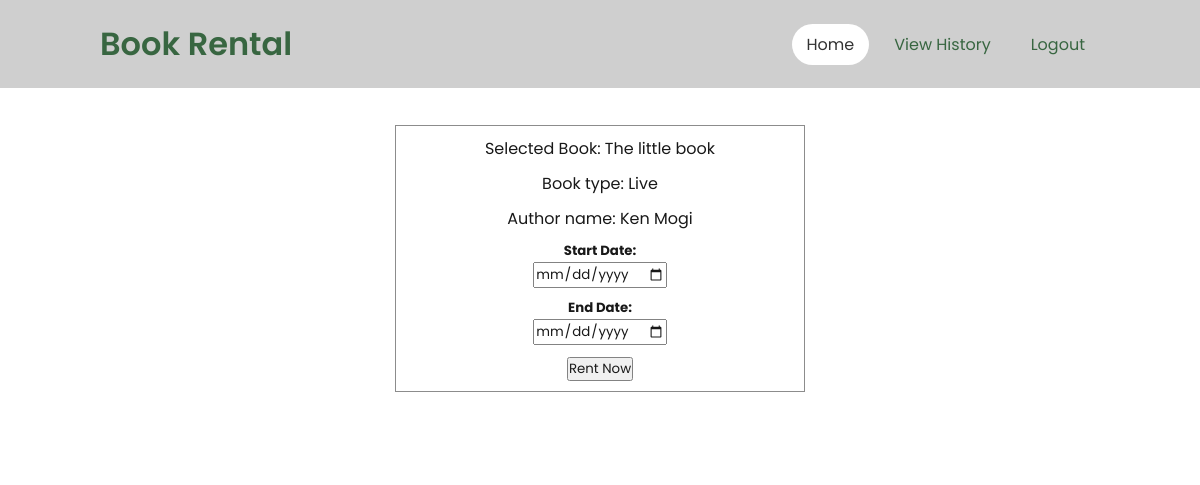
Screenshot of /booking.php?id=1 (signed in) with the database file from the repository.
### tables this page shows
CREATE TABLE `book` (
  `book_id` int(100) NOT NULL,
  `book_name` varchar(255) NOT NULL,
  `book_img` varchar(255) NOT NULL,
  `book_lan` varchar(2) NOT NULL,
  `author_id` int(100) NOT NULL,
  `type_id` int(255) NOT NULL
);

CREATE TABLE `type` (
  `type_id` int(100) NOT NULL,
  `type` varchar(255) NOT NULL
);

CREATE TABLE `author` (
  `author_id` int(100) NOT NULL,
  `author_name` varchar(100) NOT NULL
);

### booking.php (the view, shortened to what this page needs)
<!DOCTYPE html>
<html lang="en">
<head>
  <link rel="stylesheet" href="assets/css/mainrental.css">
</head>
<body>
  <section>
    <div class="bg"></div>
    <header>
      <a href="#" class="logo">Book Rental</a>
      <ul class="navigation">
        <li><a href="user.php" class="active">Home</a></li>
        <li><a href="userrental.php">View History</a></li>
        <li><a href="logout.php"><span class="glyphicon glyphicon-log-out"></span> Logout</a></li>
      </ul>
    </header>
    <div class="content">
    <form role="form" action="bookingconfirm.php" method="POST">
          <?php
                $book_id = $_GET["id"];
                $connection = new mysqli('localhost','root','','registration_system');
                $sql = "SELECT * FROM book natural join type join author using(author_id) where book_id = $book_id";
                $result1 = $connection->query($sql);
                if(mysqli_num_rows($result1) > 0) {
                  while($row1 = mysqli_fetch_assoc($result1)){
                      $book_name = $row1["book_name"];
                      $type = $row1["type"];
                      $author_name = $row1["author_name"];
                      ?>
            <?php }}
            ?>
          <div class="mb-3">
            Selected Book:&nbsp;<?php echo($book_name);?>
                  </div>
          <div class="mb-3">
          Book type:&nbsp;<?php echo($type);?>
                  </div>
          <div class="mb-3">
          Author name:&nbsp;<?php echo($author_name);?>
                  </div>
        <?php $today = date("Y-m-d") ?>
        <div class="mb-3">
          <label><h5>Start Date:</h5></label>
            <input type="date" name="rent_start_date" min="<?php echo($today);?>" required="">
            </div>
            <div class="mb-3">
          <label><h5>End Date:</h5></label>
          <input type="date" name="rent_end_date" min="<?php echo($today);?>" required="">
          <div class="mb-3">
           <input type="submit"name="submit" value="Rent Now" class="btn btn-warning pull-right">
        </form>
      </div>
  </section>
</body>
</html>

### assets/css/mainrental.css (style rules this page uses)
* { margin: 0; padding: 0; box-sizing: border-box; font-family: 'Poppins', sans-serif; }
section { position: relative; width: 100%; min-height: 10vh; padding: 65px; display: flex; justify-content: center; align-items: center; overflow-x: hidden; }
form { margin: 0 auto; border: 1px solid GREY; opacity: 0.9; box-sizing: inherit; display: block; width: 38.33333333%; text-align: center; }
.mb-3 { margin: 10px 0px 10px 0px; }
.bg { position: absolute; top: 0; left: 0; width: 100%; height: 100%; background: #ffffff; transition: 0.5s; }
header { position: absolute; top: 0; left: 0; width: 100%; padding: 20px 100px; display: flex; justify-content: space-between; align-items: center; background: #cfcfcf; }
header .logo { position: relative; font-weight: 600; color: #386641; text-decoration: none; font-size: 2em; }
header .navigation { position: relative; display: flex; }
header .navigation li { list-style: none; }
header .navigation li a { display: inline-block; color: #386641; font-weight: 400; margin-left: 10px; padding: 8px 15px; border-radius: 40px; text-decoration: none; }
header .navigation li a.active, header .navigation li a:hover { background: #fff; color: #333; }
a { text-decoration:none; color : rgb(0, 4, 255); }
.content { position: relative; padding-top: 60px; width: 100%; align-items: center; }

### rows the page displays
book: book_name "The little book", type.type "Live", author.author_name "Ken Mogi"
